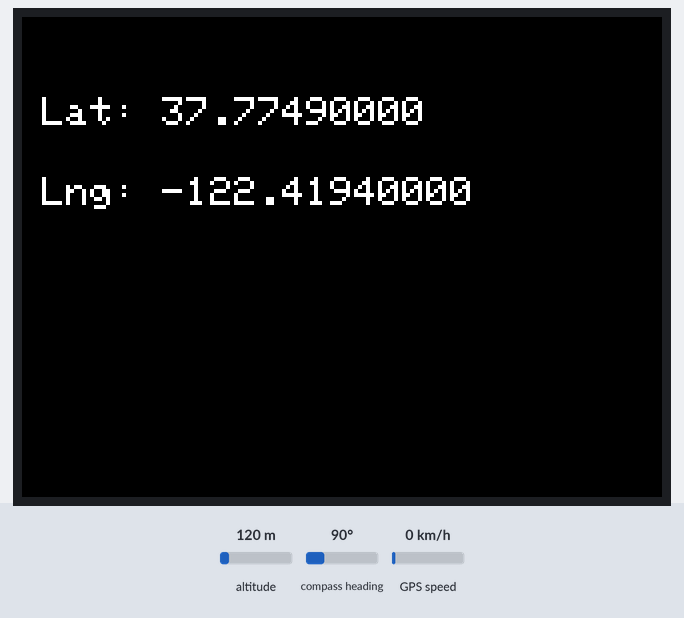
This sketch was run on a simulated ESP32. Parts: 320×240 colour display. Inputs (shaded band) come from the test bench; at power-on: altitude 120 m, compass heading 90°, GPS speed 0 km/h. The GPS gets a fix after 3 s at 37.7749, -122.4194 with 8 satellites.

Above: at 4.5 s.

The sketch:

program2.ino
```cpp
/*
 * TinyGPS++でGPSデーターを解析する。
 */
#include <M5Stack.h>
#include <TinyGPS++.h>

TinyGPSPlus gps;

HardwareSerial ss(2);

void setup()
{
    M5.begin();
    ss.begin(9600);
}

void loop()
{
    smartDelay(1000);
    M5.Lcd.setTextSize(2);
    M5.Lcd.fillScreen(BLACK);
    if (gps.location.isUpdated()) {
        M5.Lcd.setCursor(10, 40);
        M5.Lcd.printf("Lat: %.8f", gps.location.lat());
        M5.Lcd.setCursor(10, 80);
        M5.Lcd.printf("Lng: %.8f", gps.location.lng());
    }
}

static void smartDelay(unsigned long ms) {
    unsigned long start = millis();
        do {
            while (ss.available())
                gps.encode(ss.read());
        } while (millis() - start < ms);
}
```
